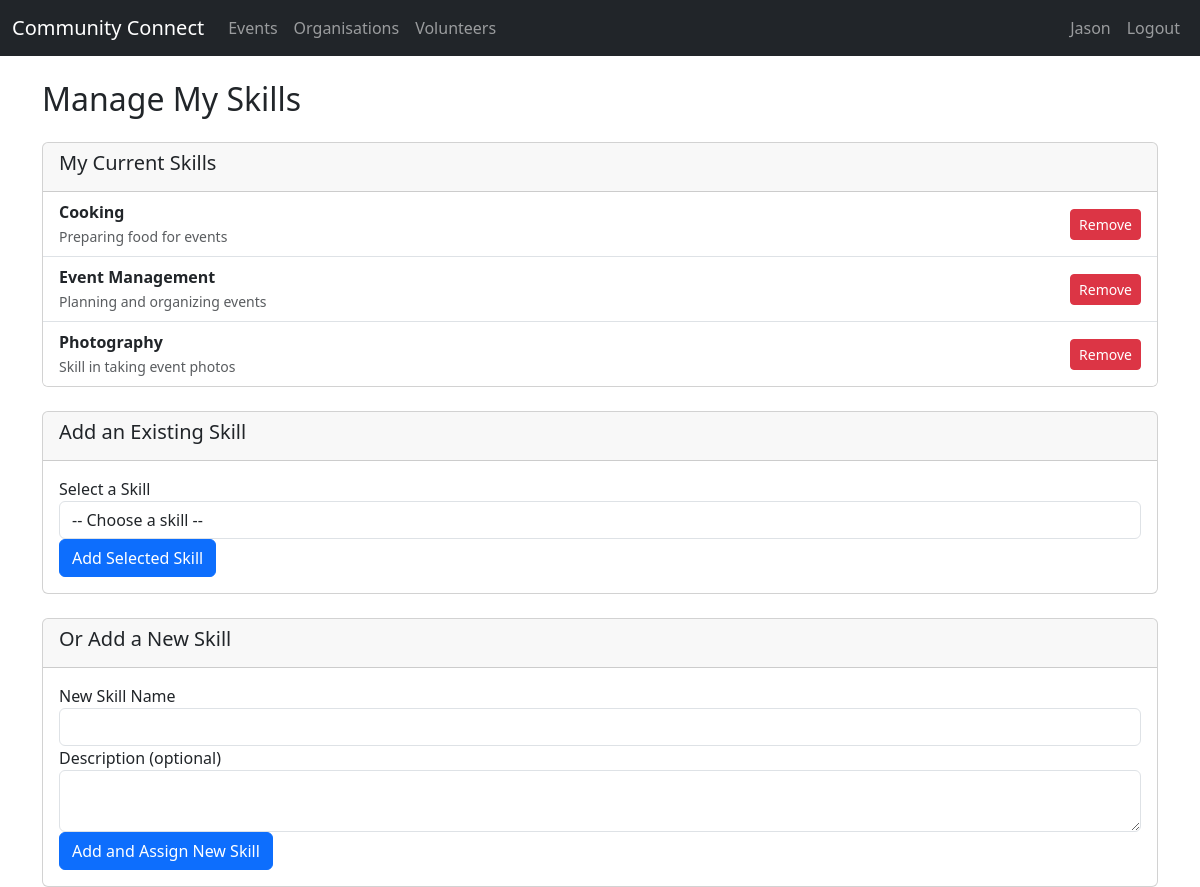
Screenshot of /volunteer/skills (signed in) with the database file from the repository.
### tables this page shows
CREATE TABLE Skills (
    SkillID INTEGER PRIMARY KEY AUTOINCREMENT,
    Name TEXT NOT NULL,
    Description TEXT
);

### app.py (the view, shortened to what this page needs)
@app.route("/volunteer/skills", methods=["GET", "POST"])
@login_required
@volunteer_required
def manage_volunteer_skills():
    db = get_db()
    current_skills = db.execute(
        """SELECT s.SkillID, s.Name, s.Description
           FROM VolunteerSkills vs
           JOIN Skills s ON vs.SkillID = s.SkillID
           WHERE vs.VolunteerID = ?""",
        (session["user_id"],)
    ).fetchall()
    all_skills = db.execute("SELECT * FROM Skills").fetchall()
    return render_template("manage_volunteer_skills.html", current_skills=current_skills, all_skills=all_skills)

### app.py (called while the page is built)
def get_db():
    db = getattr(g, "_database", None)
    if db is None:
        db = g._database = sqlite3.connect(DATABASE)
        db.row_factory = sqlite3.Row
    return db

@app.teardown_appcontext
def close_connection(exception):
    db = getattr(g, "_database", None)
    if db is not None:
        db.close()

def login_required(f):
    @wraps(f)
    def decorated_function(*args, **kwargs):
        if "user_id" not in session:
            flash("Please log in first.", "error")
            return redirect(url_for("login"))
        return f(*args, **kwargs)
    return decorated_function

def volunteer_required(f):
    @wraps(f)
    def wrapper(*args, **kwargs):
        if session.get("account_type") != "volunteer":
            flash("Volunteers only.", "error")
            return redirect(url_for("index"))
        return f(*args, **kwargs)
    return wrapper

### templates/manage_volunteer_skills.html (shortened to what this page needs)
{% extends "base.html" %}
{% block content %}
<h2 class="mb-4">Manage My Skills</h2>
<div class="card mb-4">
    <div class="card-header">
        <h5>My Current Skills</h5>
    </div>
    <ul class="list-group list-group-flush">
        {% if current_skills %}
            {% for skill in current_skills %}
                <li class="list-group-item d-flex justify-content-between align-items-center">
                    <div>
                        <strong>{{ skill.Name }}</strong>
                        <br><small class="text-muted">{{ skill.Description }}</small>
                    </div>
                    <form action="{{ url_for('delete_volunteer_skill', skill_id=skill.SkillID) }}" method="POST" class="d-inline">
                        <button type="submit" class="btn btn-sm btn-danger">Remove</button>
                    </form>
                </li>
            {% endfor %}
        {% else %}
            <li class="list-group-item text-muted">You have not added any skills yet.</li>
        {% endif %}
    </ul>
</div>
<div class="card mb-4">
    <div class="card-header">
        <h5>Add an Existing Skill</h5>
    </div>
    <div class="card-body">
        <form action="{{ url_for('manage_volunteer_skills') }}" method="POST">
            <div class="form-group">
                <label for="skill_id">Select a Skill</label>
                <select class="form-control" id="skill_id" name="skill_id" required>
                    <option value="">-- Choose a skill --</option>
                </select>
            </div>
            <button type="submit" class="btn btn-primary">Add Selected Skill</button>
        </form>
    </div>
</div>
<div class="card">
    <div class="card-header">
        <h5>Or Add a New Skill</h5>
    </div>
    <div class="card-body">
        <form action="{{ url_for('add_new_skill') }}" method="POST">
            <div class="form-group">
                <label for="new_skill_name">New Skill Name</label>
                <input type="text" class="form-control" id="new_skill_name" name="new_skill_name" required>
            </div>
            <div class="form-group">
                <label for="new_skill_description">Description (optional)</label>
                <textarea class="form-control" id="new_skill_description" name="new_skill_description" rows="2"></textarea>
            </div>
            <button type="submit" class="btn btn-primary">Add and Assign New Skill</button>
        </form>
    </div>
</div>
{% endblock %}

### rows the page displays
Skills: Name "Cooking", Description "Preparing food for events"
Skills: Name "Event Management", Description "Planning and organizing events"
Skills: Name "Photography", Description "Skill in taking event photos"

### other values shown
{{ session.get('name', 'Dashboard') }} "Jason"
